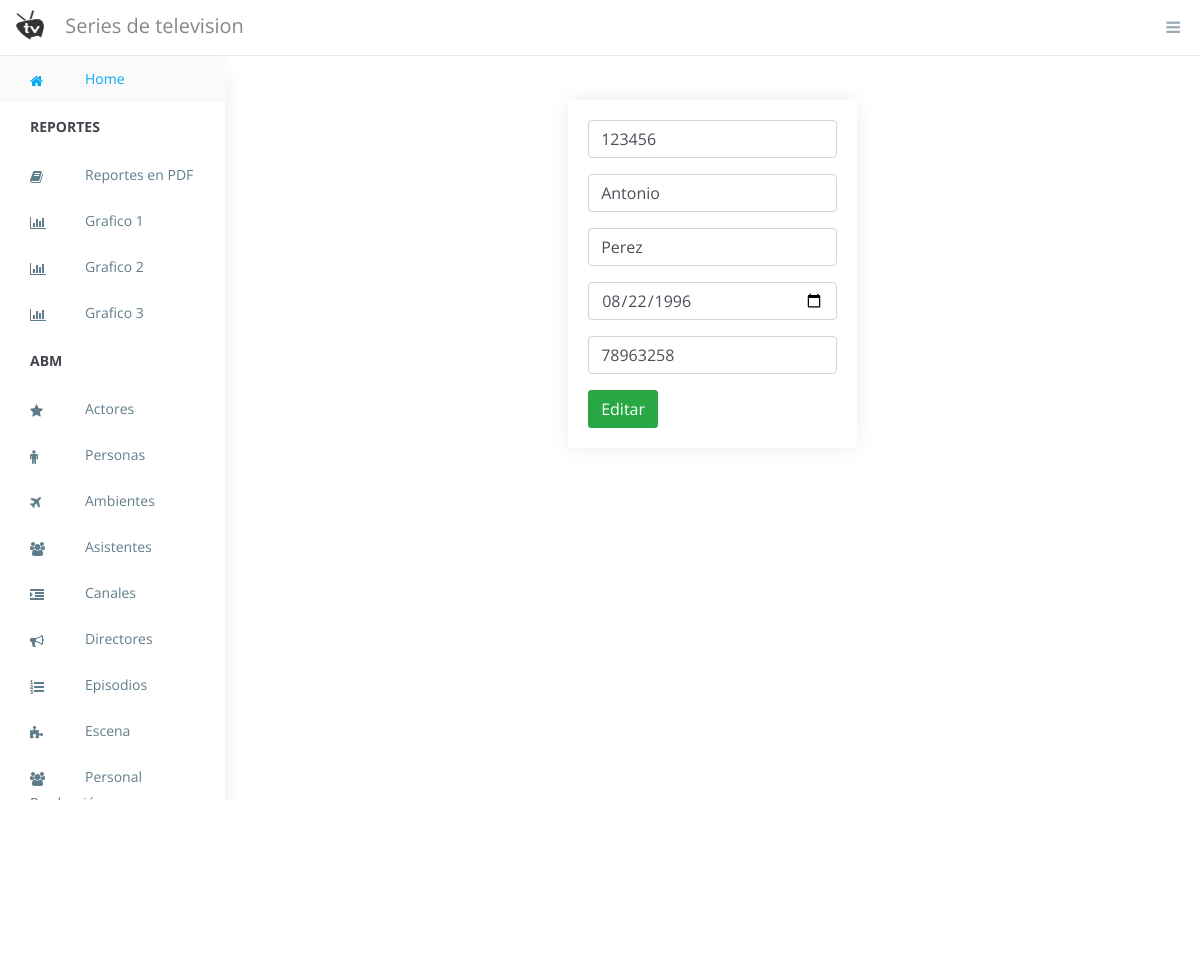
The app's page /editpersona.php?idpersona=1 (signed in) with its own data.
### tables this page shows
CREATE TABLE `persona` (
  `idpersona` int(11) NOT NULL,
  `nombre` text DEFAULT NULL,
  `apellido` text DEFAULT NULL,
  `ci` int(11) DEFAULT NULL,
  `fecha_nac` date DEFAULT NULL,
  `telefono` text DEFAULT NULL
);

### editpersona.php (the view, shortened to what this page needs)
<?php
    include('session.php');
    if(isset($_GET['idpersona'])){
       $idpersona = $_GET['idpersona'];
       $query = "SELECT * FROM persona WHERE idpersona = '$idpersona'";
       $result = mysqli_query($conexion, $query);
        if(mysqli_num_rows($result) == 1){
            $row = mysqli_fetch_array($result);
            $ci = $row['ci'];
            $nombre = $row['nombre'];
            $apellido = $row['apellido'];
            $fecha_nac = $row['fecha_nac'];
            $telefono = $row['telefono'];
        }
    }
?>
<?php
    include("partes/header.php");
?>
<div class="container p-4">
    <div class="row">
        <div class="col-md-4 mx-auto">
            <div class="card card-body">
                <form action="editpersona.php?idpersona=<?php echo $_GET['idpersona']; ?>" method="POST">
                <div class="form-group">
                        <input type="number" name="ci" value="<?php echo $ci;?>"
                            class="form-control" placeholder="Editar apellido">
                    </div>
                    <div class="form-group">
                        <input type="text" name="nombre" value="<?php echo $nombre;?>"
                            class="form-control" placeholder="Editar apellido">
                    </div>
                    <div class="form-group">
                        <input type="text" name="apellido" value="<?php echo $apellido;?>"
                            class="form-control" placeholder="Editar apellido">
                    </div>
                    <div class="form-group">
                    <input type="date" name="fecha_nac" value="<?php echo $fecha_nac;?>"\
                            class="form-control" placeholder="Update Title"
                        >                    </div>
                    <div class="form-group">
                        <input type="number" name="telefono" value="<?php echo $telefono;?>"
                            class="form-control" placeholder="Update Title">
                    </div>
                    <button class="btn btn-success" name="update">
                        Editar
                    </button>
                </form>
            </div>
        </div>
    </div>
</div>
<?php include("partes/footer.php") ;?>

### assets/css/style.css (style rules this page uses)
html, body { height: 100%; overflow-y: hidden; }
.card.card-body { padding: 20px !important; margin-top: 20px; }
body { font-family: "Open Sans", sans-serif; font-size: 16px; width: 100%; }
a, button { text-decoration: none; outline: none !important; color: #878787; -webkit-transition: all 0.25s ease; transition: all 0.25s ease; }
.btn, button, input, textarea { -webkit-box-shadow: none; box-shadow: none; outline: 0 !important; }
.btn { border-radius: 3px; }
.card { margin-bottom: 1.875em; border-radius: 5px; padding: 0; border: 0px solid transparent; -webkit-box-shadow: 0 0 20px rgba(0, 0, 0, 0.08); box-shadow: 0 0 20px rgba(0, 0, 0, 0.08); }
.btn, .button { display: inline-block; font-weight: 400; text-align: center; white-space: nowrap; vertical-align: middle; -webkit-transition: all .15s ease-in-out; transition: all .15s ease-in-out; border-radius: 3; cursor: pointer; }
@media (max-width: 1368px) { .card-body { padding: 15px; } }

### records on screen
persona: ci "123456", nombre "Antonio", apellido "Perez", fecha_nac "08/22/1996", telefono "78963258"
